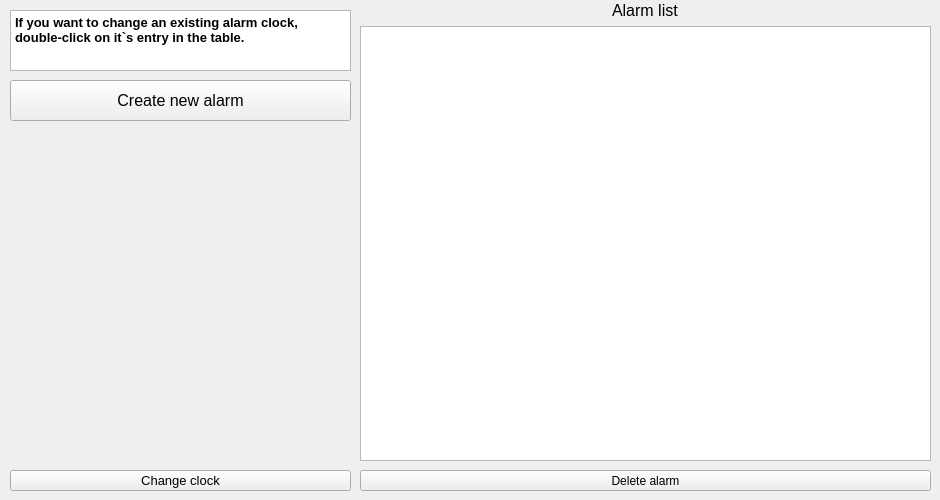
  <widget class="QWidget" name="centralwidget">
   <widget class="QPushButton" name="change_clock_button">
    <property name="geometry">
     <rect>
      <x>10</x>
      <y>470</y>
      <width>341</width>
      <height>21</height>
     </rect>
    </property>
    <property name="font">
     <font>
      <pointsize>10</pointsize>
     </font>
    </property>
    <property name="text">
     <string>Change clock</string>
    </property>
   </widget>
   <widget class="QPushButton" name="add_alarm_button">
    <property name="geometry">
     <rect>
      <x>10</x>
      <y>80</y>
      <width>341</width>
      <height>41</height>
     </rect>
    </property>
    <property name="font">
     <font>
      <pointsize>12</pointsize>
     </font>
    </property>
    <property name="text">
     <string>Create new alarm</string>
    </property>
   </widget>
   <widget class="QPushButton" name="delete_alarm_button">
    <property name="geometry">
     <rect>
      <x>360</x>
      <y>470</y>
      <width>571</width>
      <height>21</height>
     </rect>
    </property>
    <property name="text">
     <string>Delete alarm</string>
    </property>
   </widget>
   <widget class="QTextEdit" name="textEdit">
    <property name="geometry">
     <rect>
      <x>10</x>
      <y>10</y>
      <width>341</width>
      <height>61</height>
     </rect>
    </property>
    <property name="html">
     <string>&lt;!DOCTYPE HTML PUBLIC &quot;-//W3C//DTD HTML 4.0//EN&quot; &quot;http://www.w3.org/TR/REC-html40/strict.dtd&quot;&gt;
&lt;html&gt;&lt;head&gt;&lt;meta name=&quot;qrichtext&quot; content=&quot;1&quot; /&gt;&lt;style type=&quot;text/css&quot;&gt;
p, li { white-space: pre-wrap; }
&lt;/style&gt;&lt;/head&gt;&lt;body style=&quot; font-family:'JetBrains Mono'; font-size:10pt; font-weight:400; font-style:normal;&quot;&gt;
&lt;p style=&quot; margin-top:0px; margin-bottom:0px; margin-left:0px; margin-right:0px; -qt-block-indent:0; text-indent:0px;&quot;&gt;&lt;span style=&quot; font-weight:600;&quot;&gt;If you want to change an existing alarm clock, double-click on it`s entry in the table.&lt;/span&gt;&lt;/p&gt;&lt;/body&gt;&lt;/html&gt;</string>
    </property>
   </widget>
   <widget class="QWidget" name="verticalLayoutWidget_3">
    <property name="geometry">
     <rect>
      <x>360</x>
      <y>0</y>
      <width>571</width>
      <height>461</height>
     </rect>
    </property>
    <layout class="QVBoxLayout" name="verticalLayout_3">
     <item>
      <layout class="QHBoxLayout" name="horizontalLayout_3">
       <item>
        <spacer name="horizontalSpacer">
         <property name="orientation">
          <enum>Qt::Horizontal</enum>
         </property>
         <property name="sizeHint" stdset="0">
          <size>
           <width>40</width>
           <height>20</height>
          </size>
         </property>
        </spacer>
       </item>
       <item>
        <widget class="QLabel" name="label_3">
         <property name="font">
          <font>
           <pointsize>12</pointsize>
           <italic>false</italic>
          </font>
         </property>
         <property name="text">
          <string>Alarm list</string>
         </property>
        </widget>
       </item>
       <item>
        <spacer name="horizontalSpacer_2">
         <property name="orientation">
          <enum>Qt::Horizontal</enum>
         </property>
         <property name="sizeHint" stdset="0">
          <size>
           <width>40</width>
           <height>20</height>
          </size>
         </property>
        </spacer>
       </item>
      </layout>
     </item>
     <item>
      <widget class="QTableWidget" name="alarms_list_table">
       <property name="enabled">
        <bool>true</bool>
       </property>
       <property name="font">
        <font>
         <pointsize>10</pointsize>
         <italic>false</italic>
        </font>
       </property>
      </widget>
     </item>
    </layout>
   </widget>
  </widget>
